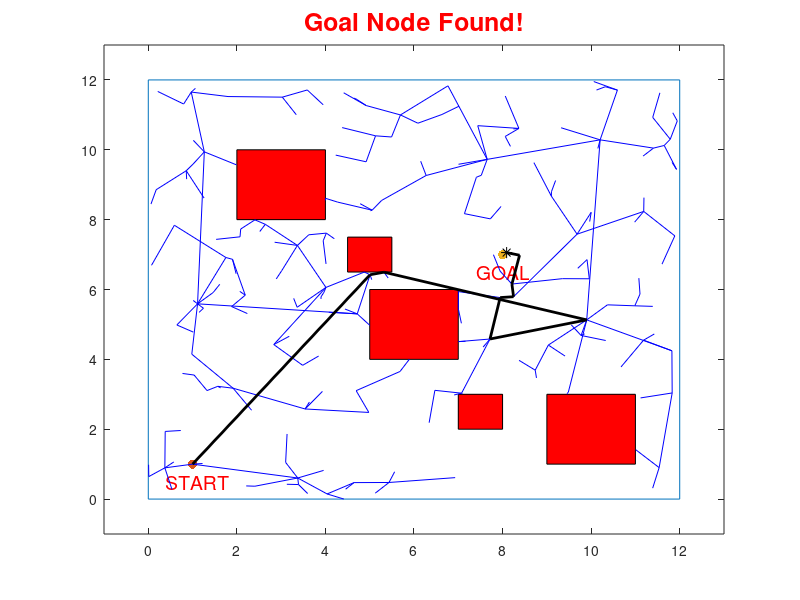

MATLAB code for this plot:
% Rapidly Exploring Random Tree Implementation Example
% Author: Jack Schultz

clear; clc; close all

% Part a) Plot the world

OB = [0 0; 12 0; 12 12; 0 12; 0 0];
qs = [1 1];
qg = [8 7];
% qs = [0 0];
% qg = [12 12];

figure
plot(OB(:,1),OB(:,2))
hold on
plot(qs(1), qs(2), '.', 'MarkerSize', 20)
text(qs(1)-0.6,qs(2)-0.5,'START','Color','red','FontSize',14)
plot(qg(1), qg(2), '.', 'MarkerSize', 20)
text(qg(1)-0.6,qg(2)-0.5,'GOAL','Color','red','FontSize',14)
axis([-1 13 -1 13])
% axis('square')

obstacle = [5 4; 7 4; 7 6; 5 6; 5 4];
obstacle2 = [4.5 6.5; 5.5 6.5; 5.5 7.5; 4.5 7.5; 4.5 6.5];
obstacle3 = [2 8; 4 8; 4 10; 2 10; 2 8];
obstacle4 = [9 1; 11 1; 11 3; 9 3; 9 1];
obstacle5 = [7 2; 8 2; 8 3; 7 3; 7 2];

fill(obstacle(:,1), obstacle(:,2),'r')
fill(obstacle2(:,1), obstacle2(:,2),'r')
fill(obstacle3(:,1), obstacle3(:,2),'r')
fill(obstacle4(:,1), obstacle4(:,2),'r')
fill(obstacle5(:,1), obstacle5(:,2),'r')

data.parent = 0;
data.node = qs;
i = 1;
E = inf;
flag = 0;
shortest_E = inf;

while E > .2
    i = i+1;
    % Every so often, set new node to equal the goal node
%     if mod(i,50) == 0
%         data.node(i,:) = qg;
%     else
%         data.node(i,:) = 12*rand(2,1);
%     end

    data.node(i,:) = 12*rand(1,2);
    
    % Find nearest parent node to new node
    shortest_d = inf;
    for ii = 1:1:size(data.node,1)
        d = sqrt((data.node(ii,1)-data.node(i,1))^2 + (data.node(ii,2)-data.node(i,2))^2);
        if d ~= 0 && d < shortest_d
            shortest_d = d;
            index_d = ii;
        end
    end
    
    data.parent(i,1) = index_d;
    
    % Collision Detection
    v = [linspace(data.node(data.parent(i),1), data.node(i,1), 50)', linspace(data.node(data.parent(i),2), data.node(i,2), 50)'];
    for r = 1:1:length(v)
        [in, on] = inpolygon(v(r,1), v(r,2), obstacle(:,1),obstacle(:,2));
        [in2, on2] = inpolygon(v(r,1), v(r,2), obstacle2(:,1),obstacle2(:,2));
        [in3, on3] = inpolygon(v(r,1), v(r,2), obstacle3(:,1),obstacle3(:,2));
        [in4, on4] = inpolygon(v(r,1), v(r,2), obstacle4(:,1),obstacle4(:,2));
        [in5, on5] = inpolygon(v(r,1), v(r,2), obstacle5(:,1),obstacle5(:,2));
        if      in == 1 ||  on == 1 ...
            || in2 == 1 || on2 == 1 ...
            || in3 == 1 || on3 == 1 ...
            || in4 == 1 || on4 == 1 ...
            || in5 == 1 || on5 == 1
        
            data.node(i,:) = v(r-1,:);
            break
        end
    end
    
    plot([data.node(index_d,1) data.node(i,1)], [data.node(index_d,2) data.node(i,2)], 'b')
    pause(.01)
    
    E = sqrt((qg(1)-data.node(i,1))^2 + (qg(2)-data.node(i,2))^2);
    if E < shortest_E
        shortest_E = E;
        index_E = i;
    end
    
    if i >= 1000
        warning('Too many iterations. Stopping here and plotting closest point.')
        plot(data.node(index_E,1), data.node(index_E,2), '*k', 'MarkerSize', 8)
        flag = 1;
        break
    end
end

if flag == 0
    disp('Goal node found!')
    title('Goal Node Found!','FontSize',18,'Color','r')
    plot(data.node(index_E,1), data.node(index_E,2), '*k', 'MarkerSize', 8)
end

% Plot the path to the node closest to the goal
j = index_E;
k = data.parent(index_E);

while k ~= 0
    plot([data.node(k,1) data.node(j,1)], [data.node(k,2) data.node(j,2)], 'k', 'LineWidth', 2)
    j = k;
    k = data.parent(j);
end

